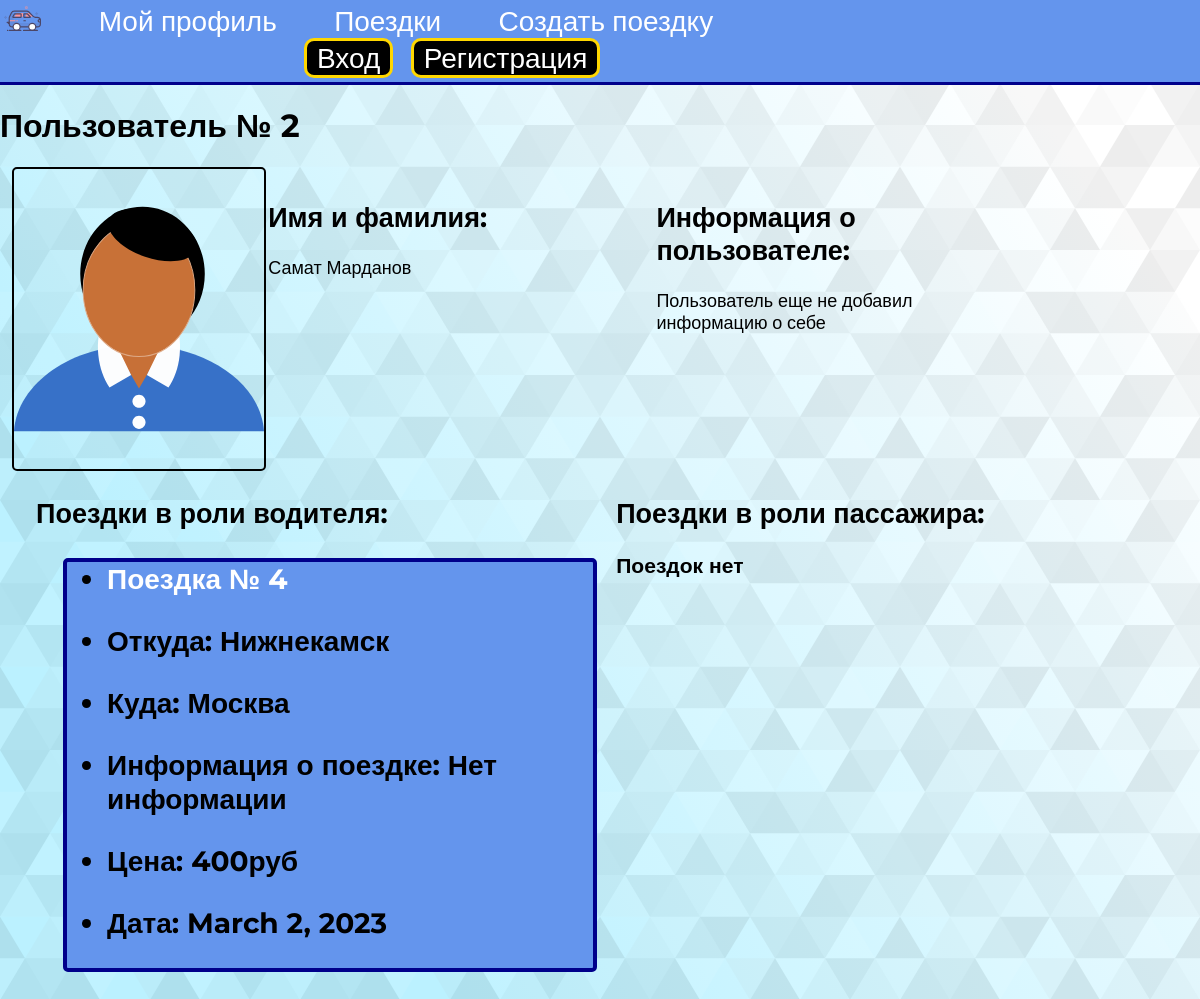
Page /profile/1/ on the committed database.
### main/models.py (models this page shows, shortened)
class UserInfo(models.Model):
    user = models.OneToOneField(User, on_delete=models.CASCADE)
    info = models.TextField(blank=True)
    photo = models.ImageField(upload_to='photos/', blank=True)

class Trip(models.Model):
    driver = models.ForeignKey(User, on_delete=models.CASCADE, related_name='dtrip', blank=True)
    info = models.TextField()
    from_city = models.CharField(max_length=50)
    to_city = models.CharField(max_length=50)
    date = models.DateField()
    time = models.TimeField()
    price = models.IntegerField()
    capacity = models.IntegerField()
    passangers = models.ManyToManyField(User, blank=True)
    def get_absolute_url(self):
        return reverse('show_trip', kwargs={'trip_id': self.pk})

### main/views.py (the view)
# urls.py: path('profile/<int:profile_id>/', ShowProfile.as_view(), name='show_profile'),
class ShowProfile(DataMixin, DetailView):
    model = UserInfo
    template_name = 'main/show_profile.html'
    pk_url_kwarg = 'profile_id'
    context_object_name = 'profile'
    def get_context_data(self, *, object_list=None, **kwargs):
        context = super().get_context_data(**kwargs)
        c_def = self.get_user_contex(title="Профиль")
        return dict(list(context.items()) + list(c_def.items()))

### main/utils.py (called while the page is built)
    def get_user_contex(self, **kwargs):
        context = kwargs
        return context

### main/templates/main/show_profile.html (shortened to what this page needs)
{% extends 'main/base.html' %}
{% load static %}
{% block content %}
    <div><h1>Пользователь № {{ profile.user.pk }}</h1></div>
    <div class="profile-photo">
        {% if profile.photo %}
            <img src="{{ profile.photo.url}}" height="300px" width="300px">
        {% else %}
            <img src="{% static 'main/images/nophoto.svg' %}" height="300px" width="250px">
        {% endif %}
    </div>
    <div class="profile-info">
        <h2>Имя и фамилия: </h2>
        <p>{{ profile.user.first_name }} {{ profile.user.last_name }}</p>
    </div>
    <div class="profile-info">
        <h2>Информация о пользователе: </h2>
        {% if profile.info %}
            <p>{{ profile.info }}</p>
        {% else %}
            <p>Пользователь еще не добавил информацию о себе</p>
        {% endif %}
    </div>
    <div class="profile-trips">
        <h2>Поездки в роли водителя: </h2>
        {% if profile.user.dtrip.all %}
            {% for t in profile.user.dtrip.all %}
                <ul class="trip">
                    <li><a href="{{ t.get_absolute_url }}">Поездка № {{ t.pk }}</a></li>
                    <li><p>Откуда: {{ t.from_city }}</p></li>
                    <li><p>Куда: {{ t.to_city }}</p></li>
                    <li><p>Информация о поездке: {{ t.info }}</p></li>
                    <li><p>Цена: {{ t.price }}руб</p></li>
                    <li><p>Дата: {{ t.date }}</p></li>
                </ul>
            {% endfor %}
        {% else %}
            <h3>Поездок нет</h3>
        {% endif %}
    </div>
    <div class="profile-trips g">
        <h2>Поездки в роли пассажира:</h2>
        {% if profile.user.trip_set.all %}
            {% for t in profile.user.trip_set.all %}
                <ul class="trip">
                    <li><a href="{{ t.get_absolute_url }}">Поездка № {{ t.pk }}</a></li>
                    <li><p>Откуда: {{ t.from_city }}</p></li>
                    <li><p>Куда: {{ t.to_city }}</p></li>
                    <li><p>Информация о поездке: {{ t.info }}</p></li>
                    <li><p>Цена: {{ t.price }}руб</p></li>
                    <li><p>Дата: {{ t.date }}</p></li>
                </ul>
            {% endfor %}
        {% else %}
            <h3>Поездок нет</h3>
        {% endif %}
    </div>
{% endblock %}

### main/static/main/css/style.css (style rules this page uses)
body { margin: 0; font-family: 'Montserrat', sans-serif; font-size: 16px; background: url("/static/main/images/background.svg"); }
.trip { border: solid 4px; border-radius: 5px; border-color: brown; background-color: coral; font-size: 28px; font-weight: bold; width: 90%; margin-bottom: 5%; horiz-align: center; margin-left: 5%; }
a { text-decoration: none; color: white; transition: color .2s linear; }
div.profile-trips { width: 45%; vertical-align: top; font-size: 18px; margin-left: 3%; display: inline-block; }
div.profile-info { width: 30%; horiz-align: center; vertical-align: top; font-size: 18px; display: inline-block; padding: 1%; }
ul.trip { background-color: cornflowerblue; border-color: darkblue; }
div.profile-photo img { border: solid 2px; border-radius: 5px; border-color: black; }
div.profile-photo { display: inline-block; width: 20%; margin-left: 1%; }

### rows in the picture
UserInfo: user.pk "2", user.first_name "Самат", user.last_name "Марданов"
Trip: pk "4", from_city "Нижнекамск", to_city "Москва", info "Нет информации", price "400", date "March 2, 2023"
